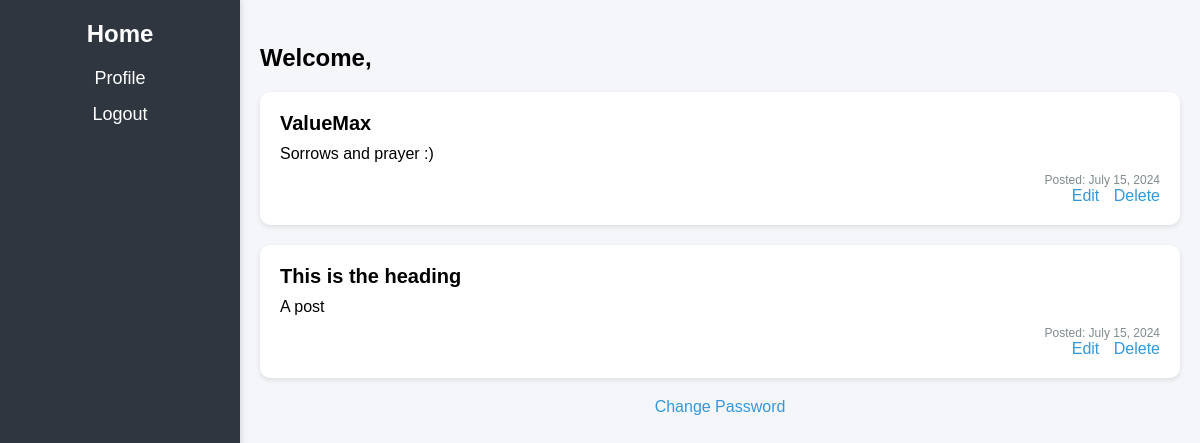
Page /index/ (signed in) on the committed database.
### CRUDAPP/models.py (models this page shows, shortened)
class Post(models.Model):
    post_title = models.CharField(max_length=400)
    post_body = models.TextField(null=True,)
    owner = models.ForeignKey(User, on_delete=models.CASCADE)
    date_posted = models.DateField(auto_now_add=True)

### CRUDAPP/views.py (the view)
# urls.py: path('index/', views.show_index, name='index'),
@login_required
def show_index(request):
    user = User.objects.get(username = request.user)
    context = {
        'user' : user,
        'posts' : Post.objects.filter(owner = request.user)
    }
    return render(request, 'index.html', context)

### templates/index.html (shortened to what this page needs)
{% load static %}
<!DOCTYPE html>
<html lang="en">
<head>
    <link rel="stylesheet" href="{% static 'css/index.css' %}">
</head>
<body>
    <div class="home-container">
        <div class="sidebar">
            <h2>Home</h2>
            <a href="/profile/">Profile</a>
            <a href="{% url 'logout' %}">Logout</a>
        </div>
        <div class="content">
            <div class="welcome-message">
                <h3>Welcome, {{ user.first_name }}</h3>
            </div>
            <div class="posts">
                {% for post in posts %}
                    <div class="post">
                        <div class="post-title">{{ post.post_title }}</div>
                        <div class="post-content">{{ post.post_body }}</div>
                        <div class="post-date" style="text-align: right;">Posted: {{ post.date_posted }}</div>
                        <div class="post-actions">
                            <a href="/post-edit/{{ post.id }}/">Edit</a>
                            <a href="/post-delete/{{ post.id }}/">Delete</a>
                        </div>
                    </div>
                {% endfor %}
            </div>
            <div class="forgot-password">
                <a href="/pwrdreset/">Change Password</a>
            </div>
        </div>
    </div>
</body>
</html>

### staticfiles/css/index.css (style rules this page uses)
body { font-family: 'Arial', sans-serif; background: #f5f6fa; margin: 0; padding: 0; display: flex; }
.home-container { display: flex; width: 100%; }
.sidebar { background: #2f3640; color: #fff; width: 200px; padding: 20px; box-shadow: 2px 0 5px rgba(0, 0, 0, 0.1); height: 100vh; }
.sidebar h2 { margin-top: 0; font-size: 24px; text-align: center; }
.sidebar a { display: block; color: #fff; text-decoration: none; margin: 15px 0; font-size: 18px; text-align: center; }
.content { flex: 1; padding: 20px; }
.welcome-message h3 { font-size: 24px; margin-bottom: 20px; }
.posts { margin-top: 20px; }
.post { background: #fff; padding: 20px; border-radius: 10px; box-shadow: 0 2px 5px rgba(0, 0, 0, 0.1); margin-bottom: 20px; }
.post-title { font-size: 20px; font-weight: bold; margin-bottom: 10px; }
.post-content { font-size: 16px; margin-bottom: 10px; }
.post-date { font-size: 12px; color: #7f8c8d; text-align: right; }
.post-actions { text-align: right; }
.post-actions a { color: #3498db; text-decoration: none; margin-left: 10px; }
.forgot-password { margin-top: 20px; text-align: center; }
.forgot-password a { color: #3498db; text-decoration: none; font-size: 16px; }

### rows in the picture
Post: post_title "ValueMax", post_body "Sorrows and prayer :)", date_posted "July 15, 2024"
Post: post_title "This is the heading", post_body "A post", date_posted "July 15, 2024"
